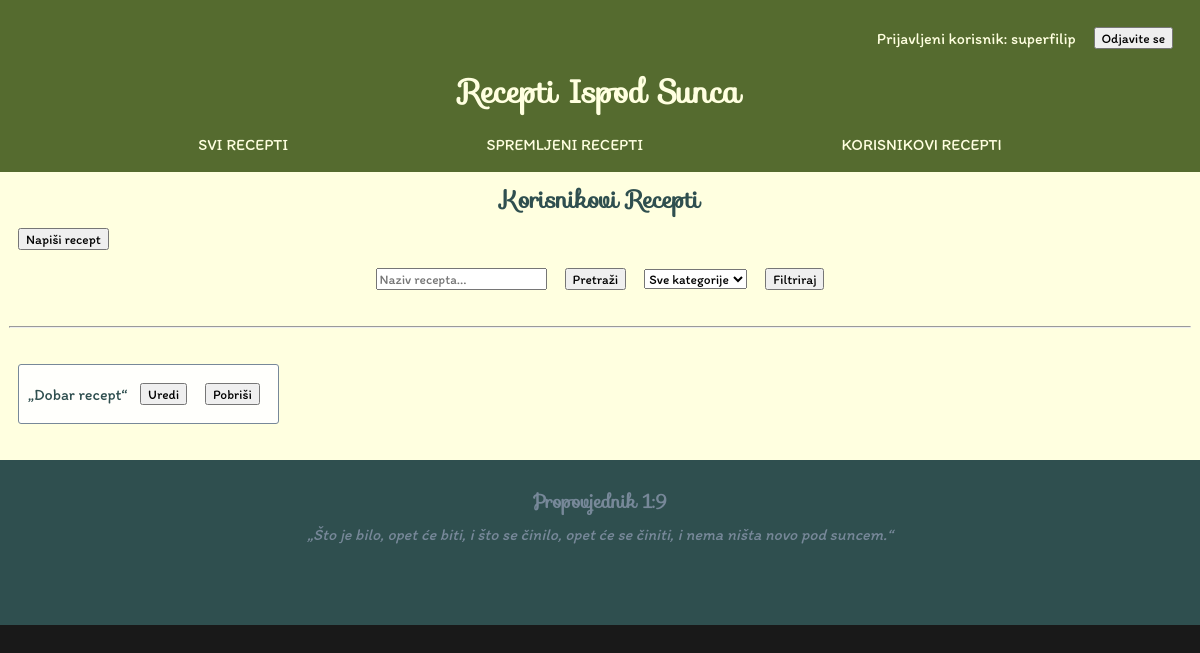
/main/user_recipes (signed in), run on an earlier commit of the app's database.
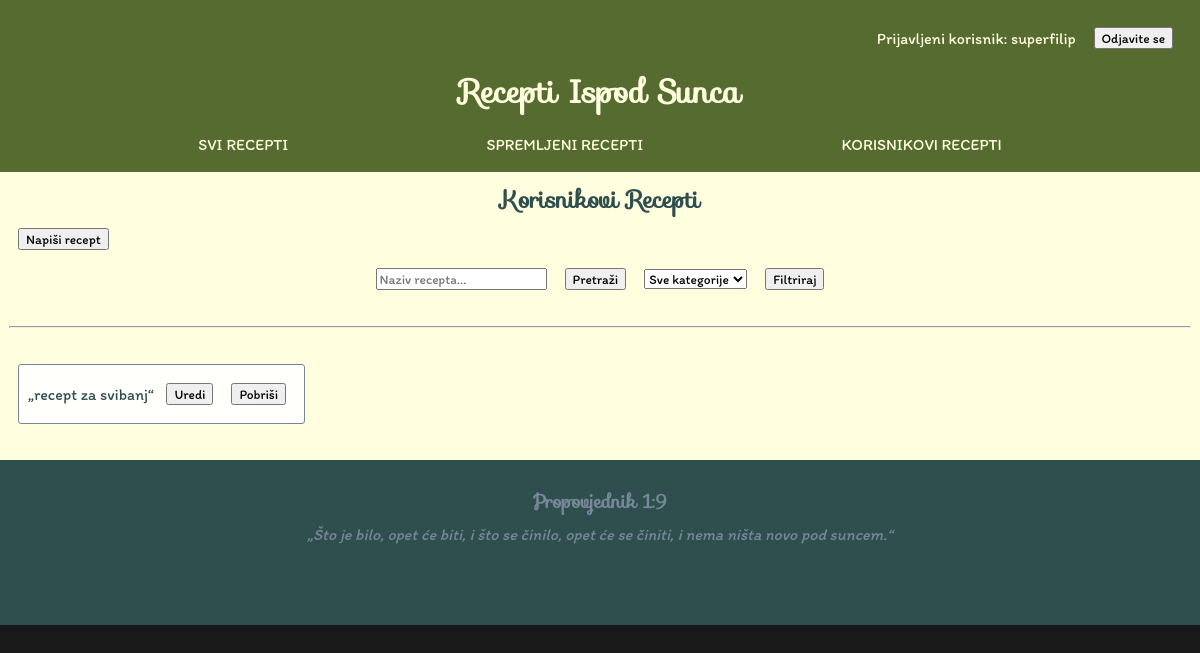
And on a later commit of the database.
### main/models.py (models this page shows, shortened)
class Recipe(models.Model):
    name = models.CharField(max_length=64, unique=True)
    author = models.ForeignKey(User, on_delete=models.SET_NULL, null=True, blank=True)
    CATEGORIES = (
        ('food', 'Hrana'),
        ('drink', 'Piće'),
        ('medicine', 'Lijek'),
    )
    category = models.CharField(max_length=8, choices=CATEGORIES, default='food')
    equipment = models.TextField(default="")
    ingredients = models.TextField(default="")
    time_needed = models.IntegerField(default=1, validators=[MinValueValidator(1)])
    TIME_UNITS = (
        ('min', 'min'),
        ('ura', 'h'),
        ('dan', 'dan'),
    )
    time_measurement_unit = models.CharField(max_length=8, choices=TIME_UNITS, default='min')
    preperation = models.TextField(default="")

### main/views.py (the view)
# urls.py: path('user_recipes', views.user_recipes, name='user_recipes'),
def user_recipes(request):
    if request.user.is_authenticated:
        user_recipes = Recipe.objects.filter(author=request.user)
    else:
        user_recipes = Recipe.objects.none()
    search_query = request.GET.get('search_query', '')
    category = request.GET.get('category', '')  # Get the category parameter from the URL query string
    if search_query:
        user_recipes = user_recipes.filter(name__icontains=search_query)
    if category:  # If category parameter is provided, filter by category
        user_recipes = user_recipes.filter(category=category)
    context = {
        'filtered_recipes': user_recipes,
    }
    return render(request, 'main/user_recipes.html', context)

### templates/main/user_recipes.html (shortened to what this page needs)
{% extends "base_generic.html" %}
{% block content %}
    <h2>Korisnikovi Recepti</h2>
    {% if user.is_authenticated %}
        <div >
            <button>
                <a href="/main/write_a_recipe">Napiši recept</a>
            </button>
        </div>
        <form method="GET" class="form-group">
            <input type="text" name="search_query" placeholder="Naziv recepta...">
            <button type="submit">Pretraži</button>
            <select name="category">
                <option value="">Sve kategorije</option>
            </select>
            <button type="submit">Filtriraj</button>
        </form>
        <hr>
        <div class="recipe-list">
            <ul>
                {% for recipe in filtered_recipes %}
                    <li>
                        <a href="{% url 'main:recipe' recipe_id=recipe.id %}" class="non-btn">„{{ recipe.name }}“</a>&nbsp;
                        <a href="{% url 'main:user_edit_recipe' recipe.id %}" class="btn btn-primary"><button>Uredi</button>
                        <a href="{% url 'main:user_delete_recipe' recipe.id %}" class="btn btn-primary"><button>Pobriši</button></a>
                    </li>
                {% endfor %}
            </ul>
        </div>
    {% else %}
        <p>Niste prijavljeni!</p>
        <p><button><a href="/accounts/login">Prijavite se</a></button> kako biste vidjeli svoje recepete.</p>
    {% endif %}
{% endblock %}

What changed in the data, as far as the page shows it:
removed Recipe: name "Dobar recept"
added Recipe: name "recept za svibanj"
